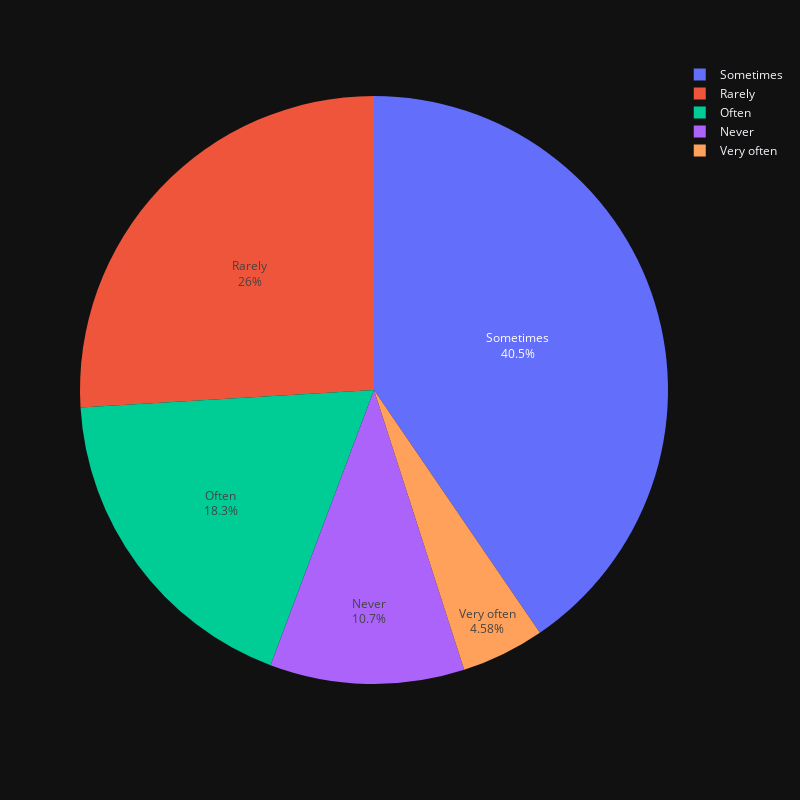

Notebook code for this chart:
### Code cell
chatgpt_usage = pl_data['Q4'].value_counts()

fig = px.pie(
    chatgpt_usage,
    values='count',
    names='Q4',
)

fig.update_traces(
    textposition='inside',
    textinfo='percent+label',
)

fig.update_layout(
    width=800,
    height=800,
)
fig.show()

### Figure 1 — Plotly figure (JSON) as saved in the notebook; plotly's stock layout.template omitted (floating-point values rounded to 4 significant figures)
{"data": [{"domain": {"x": [0.0, 1.0], "y": [0.0, 1.0]}, "hovertemplate": "Q4=%{label}<br>count=%{value}<extra></extra>", "labels": ["Very often", "Often", "Sometimes", "Never", "Rarely"], "legendgroup": "", "name": "", "showlegend": true, "values": [6, 24, 53, 14, 34], "type": "pie", "textinfo": "percent+label", "textposition": "inside"}], "layout": {"legend": {"tracegroupgap": 0}, "margin": {"t": 60}, "width": 800, "height": 800}}
